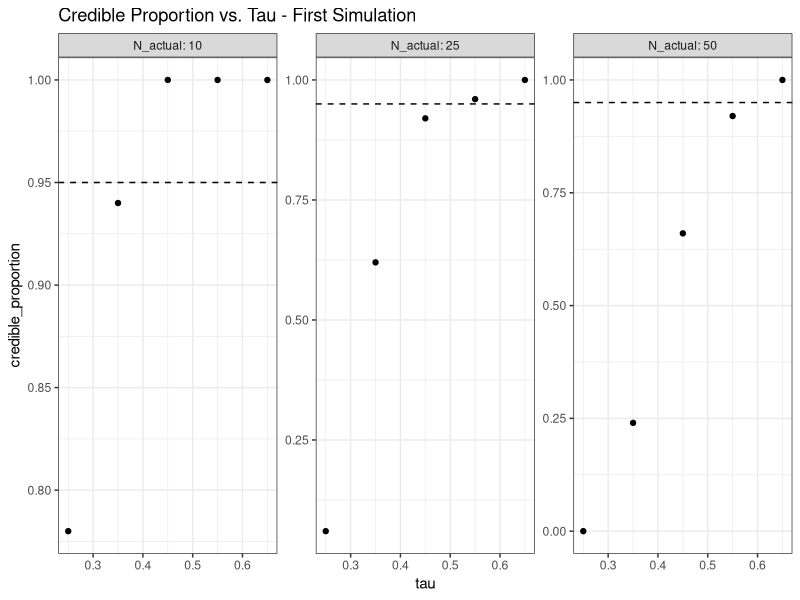
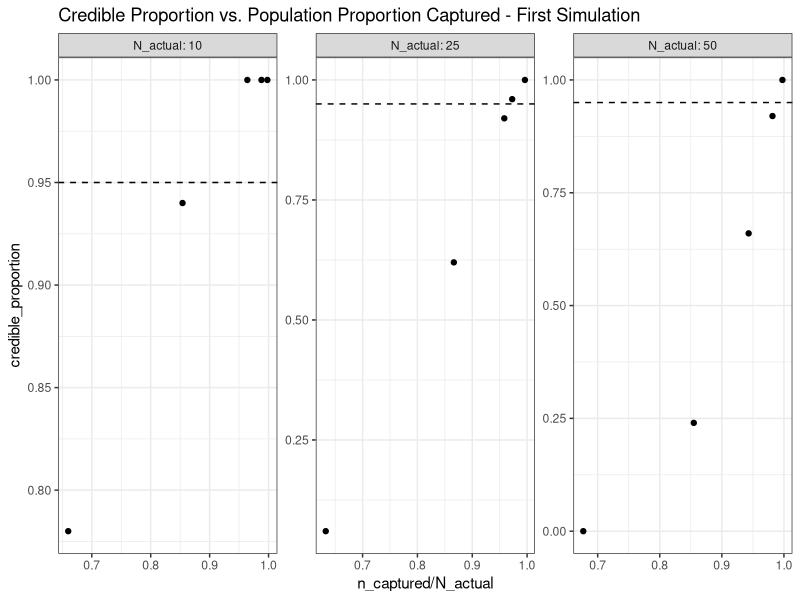
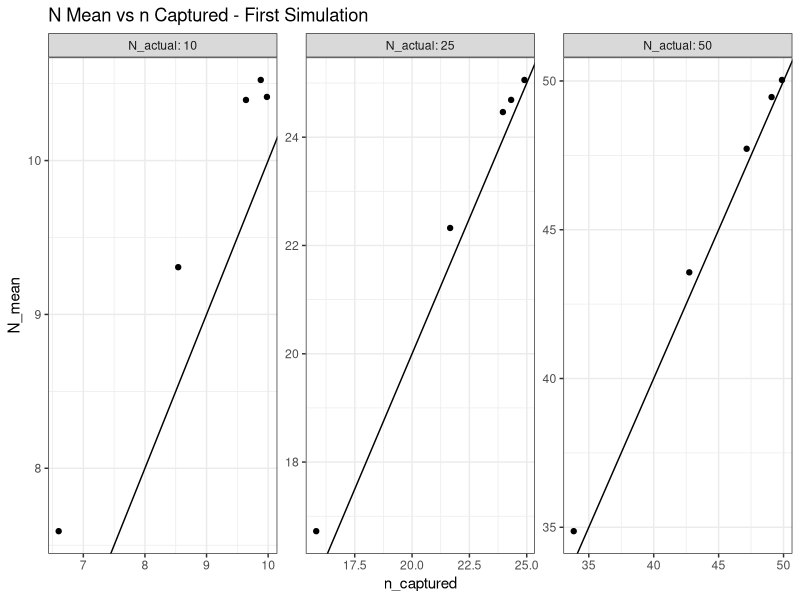
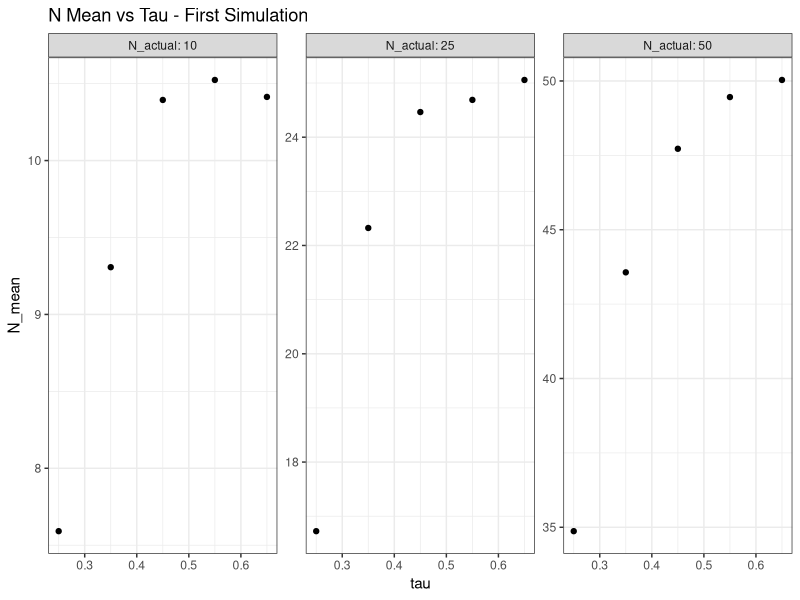
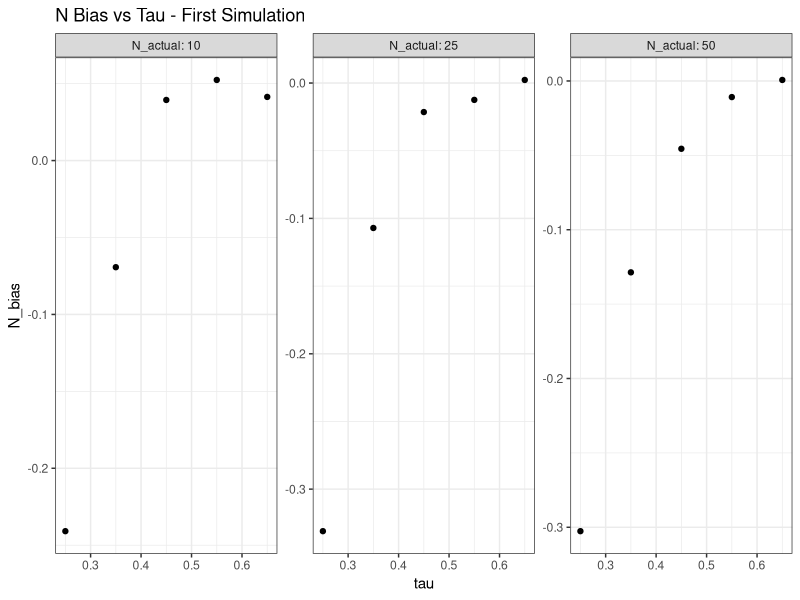
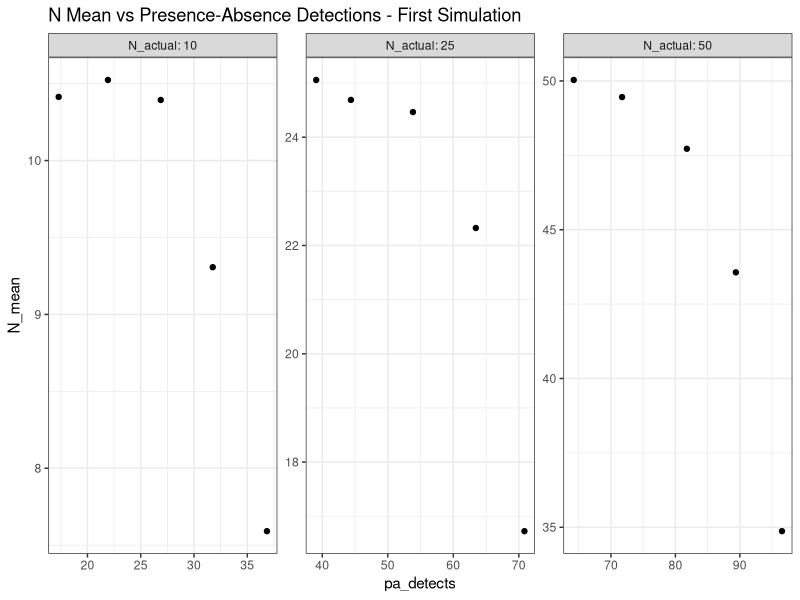
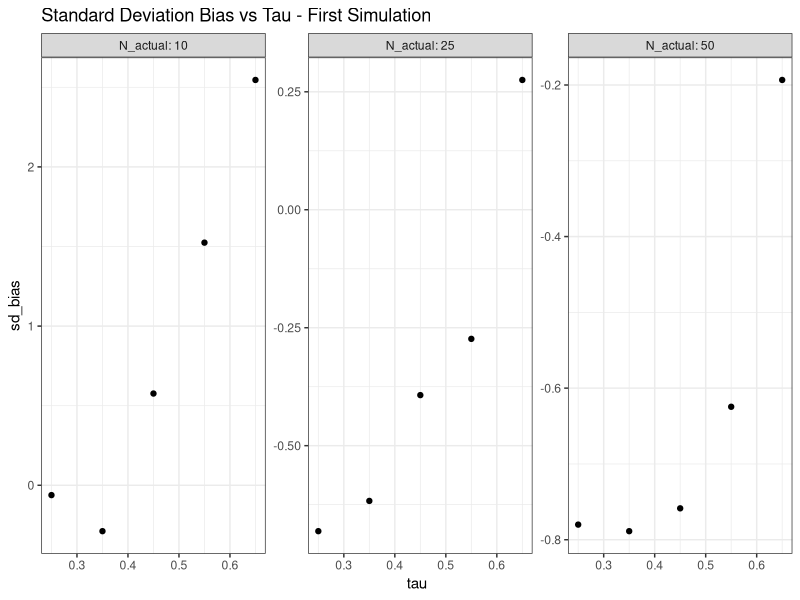
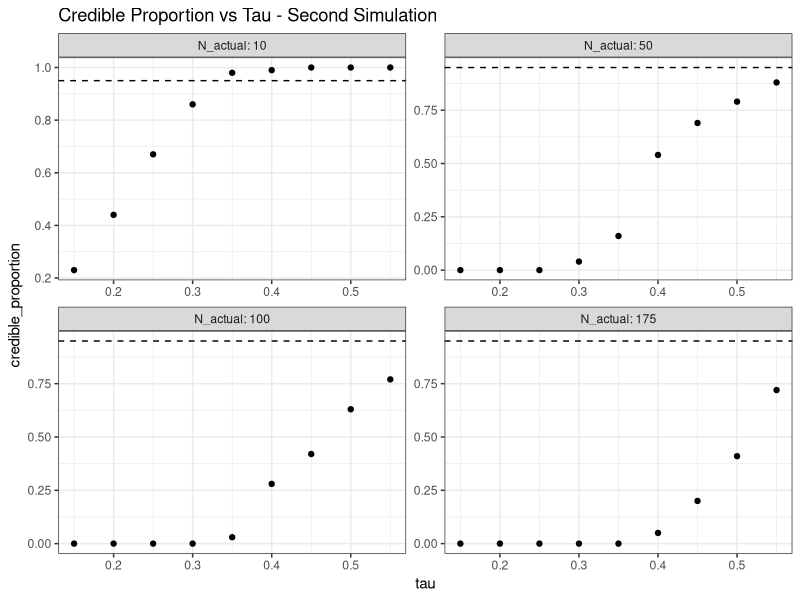

R code for these plots, in order: (Note: this script raises an error after producing the figures.)
## ---- chunk 1
knitr::opts_chunk$set(echo = FALSE)
knitr::opts_chunk$set(results = "hide")
library(ggplot2)
theme_set(theme_bw())
library(readr)
require(gridExtra)
library(cowplot)
summary_stats_SimStudy4 <- read_csv("summary_stats_SimStudy4.csv")
summary_stats_SimStudy5 <- read_csv("summary_stats_SimStudy5.csv")
summary_stats_SimStudy7 <- read_csv("summary_stats_SimStudy7.csv")
summary_stats_SimStudy8 <- read_csv("summary_stats_SimStudy8ReRun.csv")
summary_stats_SimStudy10 <- read_csv("summary_stats_SimStudy10.csv")
summary_stats_SimStudy12 <- read_csv("summary_stats_SimStudy12.csv")
## ---- chunk 2

ggplot(data = summary_stats_SimStudy4, mapping = aes(x = tau, y = credible_proportion)) +
  geom_point() +
  facet_wrap(vars(N_actual), scales = "free", labeller = label_both) +
  geom_hline(yintercept = 0.95, lty = 2) +
  ggtitle("Credible Proportion vs. Tau - First Simulation")

ggsave("SimStudy4_credible_proportion_vs_tau.png", device = "png")

ggplot(data = summary_stats_SimStudy4, mapping = aes(x = n_captured / N_actual, y = credible_proportion)) +
  geom_point() +
  facet_wrap(vars(N_actual), scales = "free", labeller = label_both) +
  geom_hline(yintercept = 0.95, lty = 2) +
  ggtitle("Credible Proportion vs. Population Proportion Captured - First Simulation")

ggsave("SimStudy4_credible_proportion_vs_pop_prop.png", device = "png")

ggplot(data = summary_stats_SimStudy4, mapping = aes(x = n_captured, y = N_mean)) +
  geom_point() +
  facet_wrap(vars(N_actual), scales = "free", labeller = label_both) +
  geom_abline(slope = 1) +
  ggtitle("N Mean vs n Captured - First Simulation")

ggsave("SimStudy4_N_mean_vs_n_captured.png", device = "png")

ggplot(data = summary_stats_SimStudy4, mapping = aes(x = tau, y = N_mean)) +
  geom_point() +
  facet_wrap(vars(N_actual), scales = "free", labeller = label_both) +
  ggtitle("N Mean vs Tau - First Simulation")
ggsave("SimStudy4_N_mean_vs_tau.png", device = "png")

ggplot(data = summary_stats_SimStudy4, mapping = aes(x = tau, y = N_bias)) +
  geom_point() +
  facet_wrap(vars(N_actual), scales = "free", labeller = label_both) +
  ggtitle("N Bias vs Tau - First Simulation")
ggsave("SimStudy4_N_bias_vs_tau.png", device = "png")

ggplot(data = summary_stats_SimStudy4, mapping = aes(x = pa_detects, y = N_mean)) +
  geom_point() +
  facet_wrap(vars(N_actual), scales = "free", labeller = label_both) +
  ggtitle("N Mean vs Presence-Absence Detections - First Simulation")
ggsave("SimStudy4_N_mean_vs_pa_detects.png", device = "png")

ggplot(data = summary_stats_SimStudy4, mapping = aes(x = tau, y = sd_bias)) +
  geom_point() +
  facet_wrap(vars(N_actual), scales = "free", labeller = label_both) +
  ggtitle("Standard Deviation Bias vs Tau - First Simulation")
ggsave("SimStudy4_sd_bias_vs_tau.png", device = "png")
## ---- chunk 3

SimStudy5 <- subset(summary_stats_SimStudy5, N_actual == 10 | N_actual == 50 | N_actual == 100 | N_actual == 175)

ggplot(data = SimStudy5, mapping = aes(x = tau, y = credible_proportion)) +
  geom_point() +
  facet_wrap(vars(N_actual), scales = "free", labeller = label_both) +
  geom_hline(yintercept = 0.95, lty = 2) +
  ggtitle("Credible Proportion vs Tau - Second Simulation")

ggsave("SimStudy5_credible_proportion_vs_tau.png", device = "png")

ggplot(data = SimStudy5, mapping = aes(x = n_captured / N_actual, y = credible_proportion)) +
  geom_point() +
  facet_wrap(vars(N_actual), scales = "free", labeller = label_both) +
  geom_hline(yintercept = 0.95, lty = 2) +
  ggtitle("Credible Proportion vs Population Proportion Captured - Second Simulation")

ggsave("SimStudy5_credible_proportion_vs_pop_prop.png", device = "png")

ggplot(data = SimStudy5, mapping = aes(x = n_captured, y = N_mean)) +
  geom_point() +
  facet_wrap(vars(N_actual), scales = "free", labeller = label_both) +
  geom_abline(slope = 1) +
  ggtitle("N Mean vs n Captured - Second Simulation")

ggsave("SimStudy5_N_mean_vs_n_captured.png", device = "png")

ggplot(data = SimStudy5, mapping = aes(x = tau, y = N_mean)) +
  geom_point() +
  facet_wrap(vars(N_actual), scales = "free", labeller = label_both) +
  ggtitle("N Mean vs Tau - Second Simulation")
ggsave("SimStudy5_N_mean_vs_tau.png", device = "png")

ggplot(data = SimStudy5, mapping = aes(x = tau, y = N_bias)) +
  geom_point() +
  facet_wrap(vars(N_actual), scales = "free", labeller = label_both) +
  ggtitle("N Bias vs Tau - Second Simulation")
ggsave("SimStudy5_N_bias_vs_tau.png", device = "png")

ggplot(data = SimStudy5, mapping = aes(x = pa_detects, y = N_mean)) +
  geom_point() +
  facet_wrap(vars(N_actual), scales = "free", labeller = label_both) +
  ggtitle("N Mean vs Presence-Absence Detections - Second Simulation")
ggsave("SimStudy5_N_mean_vs_pa_detects.png", device = "png")

ggplot(data = SimStudy5, mapping = aes(x = tau, y = sd_bias)) +
  geom_point() +
  facet_wrap(vars(N_actual), scales = "free", labeller = label_both) +
  ggtitle("Standard Deviation Bias vs Tau - Second Simulation")
ggsave("SimStudy5_sd_bias_vs_tau.png", device = "png")
## ---- chunk 4

SimStudy7 <- subset(summary_stats_SimStudy7, N_actual == 10 | N_actual == 175 & (nsites == 16 | nsites == 25))

ggplot(data = SimStudy7, mapping = aes(x = tau, y = credible_proportion)) +
  geom_point() +
  facet_wrap(vars(N_actual, ntraps), scales = "free", labeller = label_both) +
  geom_hline(yintercept = 0.95, lty = 2) +
  ggtitle("Credible Proportion vs Tau - Third Simulation")
ggsave("SimStudy7_credible_proportion_vs_tau.png", device = "png")

ggplot(data = SimStudy7, mapping = aes(x = n_captured / N_actual, y = credible_proportion)) +
  geom_point() +
  facet_wrap(vars(N_actual, ntraps), scales = "free", labeller = label_both) +
  geom_hline(yintercept = 0.95, lty = 2) +
  ggtitle("Credible Proportion vs Population Proportion Captured - Third Simulation")
ggsave("SimStudy7_credible_proportion_vs_pop_prop.png", device = "png")

ggplot(data = SimStudy7, mapping = aes(x = n_captured, y = N_mean)) +
  geom_point() +
  facet_wrap(vars(N_actual, ntraps), scales = "free", labeller = label_both) +
  geom_abline(slope = 1) +
  ggtitle("N Mean vs n Captured - Third Simulation")
ggsave("SimStudy7_N_mean_vs_n_captured.png", device = "png")

ggplot(data = SimStudy7, mapping = aes(x = tau, y = N_mean)) +
  geom_point() +
  facet_wrap(vars(N_actual, ntraps), scales = "free", labeller = label_both) +
  ggtitle("N Mean vs Tau - Third Simulation")
ggsave("SimStudy7_N_mean_vs_tau.png", device = "png")

ggplot(data = SimStudy7, mapping = aes(x = pa_detects, y = N_mean)) +
  geom_point() +
  facet_wrap(vars(N_actual, nsites), scales = "free", labeller = label_both) +
  ggtitle("N Mean vs Presence-Absence Detections - Third Simulation")
ggsave("SimStudy7_N_mean_vs_pa_detects.png", device = "png")

ggplot(data = SimStudy7, mapping = aes(x = tau, y = sd_bias)) +
  geom_point() +
  facet_wrap(vars(N_actual, ntraps, nsites), scales = "free", labeller = label_both) +
  ggtitle("Standard Deviation Bias vs Tau - Third Simulation")
ggsave("SimStudy7_sd_bias_vs_tau.png", device = "png")
## ---- chunk 5

pop_labeller <- function(x) paste0("Actual Population: ", x)

SimStudy8 <- subset(summary_stats_SimStudy8, (N_actual >= 75 & N_actual <= 200) & nsites == 100 & ntraps == 6)

ggplot(data = SimStudy8, mapping = aes(x = tau, y = credible_proportion)) +
  geom_point() +
  facet_wrap(vars(N_actual), scales = "free", labeller = as_labeller(pop_labeller)) +
  geom_hline(yintercept = 0.95, lty = 2, color = "red") +
  theme(plot.margin = margin(10, 10, 10, 10)) +
  xlab("Tau") +
  ylab("Credible Proportion")
ggsave("SimStudy8_credible_proportion_vs_tau.png", device = "png", dpi = 300)

ggplot(data = SimStudy8, mapping = aes(x = n_captured / N_actual, y = credible_proportion)) +
  geom_point() +
  facet_wrap(vars(N_actual), scales = "free", labeller = as_labeller(pop_labeller)) +
  geom_hline(yintercept = 0.95, lty = 2) +
  theme(plot.margin = margin(10, 10, 10, 10)) +
  xlab("Population Proportion Captured") +
  ylab("Credible Proportion")
ggsave("SimStudy8_credible_proportion_vs_pop_prop.png", device = "png", dpi = 300)


N_mean_n_captured_8 <- ggplot(data = SimStudy8, mapping = aes(x = n_captured, y = N_mean)) +
  geom_point() +
  facet_wrap(vars(N_actual), scales = "free", labeller = as_labeller(pop_labeller)) +
  geom_abline(slope = 1) +
  theme(plot.margin = margin(10, 10, 10, 10)) +
  ggtitle("A)")+
  xlab("Number Captured") +
  ylab("Population Estimate")
ggsave("SimStudy8_N_mean_vs_n_captured.png", device = "png", dpi = 300)

cor(SimStudy8$n_captured, SimStudy8$N_mean)


cred_width_tau_8 <- ggplot(data = SimStudy8, mapping = aes(x = tau, y = credible_width)) +
  geom_point() +
  facet_wrap(vars(N_actual), scales = "free", labeller = as_labeller(pop_labeller)) +
  theme(plot.margin = margin(10, 10, 10, 10)) +
  xlab("Tau") +
  ylab("Credible Interval Width")
ggsave("SimStudy8_cred_width_vs_tau.png", device = "png", dpi = 300)


N_mean_tau_8 <- ggplot(data = SimStudy8, mapping = aes(x = tau, y = N_mean)) +
  geom_point() +
  facet_wrap(vars(N_actual), scales = "free", labeller = as_labeller(pop_labeller)) +
  geom_hline(data = SimStudy8, aes(yintercept = N_actual), lty = 2, color = "red") +
  theme(plot.margin = margin(10, 10, 10, 10)) +
  xlab("Tau") +
  ylab("Population Estimate")
ggsave("SimStudy8_N_mean_vs_tau.png", device = "png", dpi = 300)

ggsave("SimStudy8_N_mean_cred_width_tau.png", arrangeGrob(N_mean_tau_8, cred_width_tau_8))

SimStudy8_pa <- subset(summary_stats_SimStudy8, (N_actual >= 75 & N_actual <= 200) & (nsites == 100) & ntraps == 6)
N_mean_pa_detects_8 <- ggplot(data = SimStudy8_pa, mapping = aes(x = pa_detects, y = N_mean)) +
  geom_point() +
  facet_wrap(vars(N_actual), scales = "free", labeller = as_labeller(pop_labeller)) +
  xlab("Total Presence-Absence Detections") +
  ylab("Population Estimate") +
  theme(plot.margin = margin(10, 20, 10, 10))
ggsave("SimStudy8_N_mean_vs_pa_detects.png", device = "png", dpi = 300)

pa_detects_n_captured_8 <- ggplot(data = SimStudy8_pa, mapping = aes(x = n_captured, y = pa_detects)) +
  geom_point() +
  facet_wrap(vars(N_actual), scales = "free", labeller = as_labeller(pop_labeller)) +
  theme(plot.margin = margin(10, 10, 10, 10)) +
  xlab("Number Captured") +
  ylab("Presence-Absence Detections")
ggsave("SimStudy8_pa_detections_vs_n_captured.png", device = "png", dpi = 300)

ggsave("SimStudy8_N_mean_pa_detects_n_captured.png", arrangeGrob(N_mean_pa_detects_8, pa_detects_n_captured_8))

sd_bias_tau_8 <- ggplot(data = SimStudy8, mapping = aes(x = tau, y = sd_bias)) +
  geom_point() +
  facet_wrap(vars(N_actual), scales = "free", labeller = as_labeller(pop_labeller)) +
  theme(plot.margin = margin(10, 10, 10, 10)) +
  xlab("Tau") +
  ylab("Standard Deviation Bias")
ggsave("SimStudy8_sd_bias_vs_tau.png", device = "png", dpi = 300)



sd_bias_pop_prop_8 <- ggplot(data = SimStudy8, mapping = aes(x = n_captured / N_actual, y = sd_bias)) +
  geom_point() +
  facet_wrap(vars(N_actual), scales = "free", labeller = as_labeller(pop_labeller)) +
  theme(plot.margin = margin(10, 10, 10, 10)) +
  xlab("Population Proportion Captured") +
  ylab("Standard Deviation Bias")
ggsave("SimStudy8_sd_bias_pop_prop.png", device = "png", dpi = 300)



ggplot(data = SimStudy8, mapping = aes(x = tau, y = psi0_mean)) +
  geom_point() +
  facet_wrap(vars(N_actual), scales = "free", labeller = as_labeller(pop_labeller)) +
  theme(plot.margin = margin(10, 10, 10, 10)) +
  xlab("Tau") +
  ylab("Psi Mean")
ggsave("SimStudy8_psi0_mean_tau.png", device = "png", dpi = 300)

SimStudy8_N_actual <- subset(summary_stats_SimStudy8, (nsites == 100) & ntraps == 3)

var_color <- "tau"

ggplot(data = SimStudy8_N_actual, mapping = aes(x = N_actual, y = N_mean, color = get(var_color))) +
  geom_point() +
  geom_abline(slope = 1, color = "red") +
  theme(plot.margin = margin(10, 10, 10, 10)) +
  xlab("Actual Population") +
  ylab("Population Estimate") +
  guides(color = guide_legend(title = var_color))
ggsave("SimStudy8_N_mean_vs_N_actual.png", device = "png", dpi = 300)
## ---- chunk 6

SimStudy10 <- subset(summary_stats_SimStudy10, N_actual == 200 & nsample_cap >= 8 & nsample_cap <= 10 & nsample_pa >= 8 & nsample_pa <= 10 & ntraps == 6)

ggplot(data = SimStudy10, mapping = aes(x = tau, y = credible_proportion)) +
  geom_point() +
  facet_wrap(vars(N_actual, ntraps, nsample_cap), scales = "free", labeller = label_both) +
  geom_hline(yintercept = 0.95, lty = 2) +
  ggtitle("Credible Proportion vs Tau")
ggsave("SimStudy10_credible_proportion_vs_tau.png", device = "png", height = 100, limitsize = F, dpi = 300)

ggplot(data = SimStudy10, mapping = aes(x = n_captured / N_actual, y = credible_proportion)) +
  geom_point() +
  facet_wrap(vars(N_actual, ntraps, nsample_cap), scales = "free", labeller = label_both) +
  geom_hline(yintercept = 0.95, lty = 2) +
  ggtitle("Credible Proportion vs Population Proportion Captured")
ggsave("SimStudy10_credible_proportion_vs_pop_prop.png", device = "png", dpi = 300)


ggplot(data = SimStudy10, mapping = aes(x = n_captured, y = N_mean)) +
  geom_point() +
  facet_wrap(vars(N_actual, ntraps, nsample_cap), scales = "free", labeller = label_both) +
  geom_abline(slope = 1) +
  ggtitle("N Mean vs. n Captured")
ggsave("SimStudy10_N_mean_vs_n_captured.png", device = "png", dpi = 300)

ggplot(data = SimStudy10, mapping = aes(x = tau, y = N_mean)) +
  geom_point() +
  facet_wrap(vars(N_actual, ntraps, nsample_cap), scales = "free", labeller = label_both) +
  ggtitle("N Mean vs. Tau")
ggsave("SimStudy10_N_mean_vs_tau.png", device = "png", dpi = 300)

ggplot(data = SimStudy10, mapping = aes(x = pa_detects, y = N_mean)) +
  geom_point() +
  facet_wrap(vars(tau, nsites, nsample_pa), scales = "free", labeller = label_both) +
  ggtitle("N Mean vs. Presence-Absence Detections")
ggsave("SimStudy10_N_mean_vs_pa_detects.png", device = "png", dpi = 300)

ggplot(data = SimStudy10, mapping = aes(x = tau, y = sd_bias)) +
  geom_point() +
  facet_wrap(vars(ntraps, nsample_pa, nsample_cap), scales = "free", labeller = label_both) +
  ggtitle("Standard Deviation Bias vs. Tau")
ggsave("SimStudy10_sd_bias_vs_tau.png", device = "png", dpi = 300)
## ---- chunk 7

p_labeller <- function(x) paste0("Capture Probability: ", x)

SimStudy12 <- subset(summary_stats_SimStudy12, N_actual == 500 & nsites == 64 & ntraps == 5 & delta == 1 & sigma == 1)

cred_prop_tau_12 <- ggplot(data = SimStudy12, mapping = aes(x = tau, y = credible_proportion)) +
  geom_point() +
  facet_wrap(vars(p), scales = "free", labeller = as_labeller(p_labeller)) +
  geom_hline(yintercept = 0.95, lty = 2) +
  theme(plot.margin = margin(10, 10, 10, 10)) +
  xlab("Tau") +
  ylab("Credible Proportion")
ggsave("SimStudy12_credible_proportion_vs_tau.png", device = "png", dpi = 300)

ggplot(data = SimStudy12, mapping = aes(x = n_captured / N_actual, y = credible_proportion)) +
  geom_point() +
  facet_wrap(vars(p), scales = "free", labeller = as_labeller(p_labeller)) +
  geom_hline(yintercept = 0.95, lty = 2) +
  theme(plot.margin = margin(10, 10, 10, 10)) +
  xlab("Population Proportion Captured") +
  ylab("Credible Proportion")
ggsave("SimStudy12_credible_proportion_vs_pop_prop.png", device = "png", dpi = 300)


ggplot(data = SimStudy12, mapping = aes(x = tau, y = credible_width)) +
  geom_point() +
  facet_wrap(vars(p), scales = "free", labeller = as_labeller(p_labeller)) +
  theme(plot.margin = margin(10, 10, 10, 10)) +
  xlab("Tau") +
  ylab("Credible Interval Width")
ggsave("SimStudy12_cred_width_vs_tau.png", device = "png", dpi = 300)



N_mean_n_captured_12 <- ggplot(data = SimStudy12, mapping = aes(x = n_captured, y = N_mean)) +
  geom_point() +
  facet_wrap(vars(p), scales = "free", labeller = as_labeller(p_labeller)) +
  geom_abline(slope = 1) +
  theme(plot.margin = margin(10, 10, 10, 10)) +
  ggtitle("B)")+
  xlab("Number Captured") +
  ylab("Population Estimate")
ggsave("SimStudy12_N_mean_vs_n_captured.png", device = "png", dpi = 300)

ggsave("N_mean_n_captured_8_12.png", arrangeGrob(N_mean_n_captured_8, N_mean_n_captured_12), height = 10)


cor(SimStudy12$n_captured, SimStudy12$N_mean)

ggplot(data = SimStudy12, mapping = aes(x = tau, y = N_mean)) +
  geom_point() +
  geom_hline(yintercept = 500, linetype = "dashed", color = "red") +
  facet_wrap(vars(p), scales = "free", labeller = as_labeller(p_labeller)) +
  theme(plot.margin = margin(10, 10, 10, 10)) +
  xlab("Tau") +
  ylab("Population Estimate")
ggsave("SimStudy12_N_mean_vs_tau.png", device = "png", dpi = 300)


SimStudy12_pa <- subset(summary_stats_SimStudy12, (N_actual == 10) & (nsites == 64) & ntraps == 5 & delta == 1 & sigma == 1)
ggplot(data = SimStudy12_pa, mapping = aes(x = pa_detects, y = N_mean)) +
  geom_point() +
  facet_wrap(vars(p), scales = "free", labeller = as_labeller(p_labeller)) +
  xlab("Total Presence-Absence Detections") +
  ylab("Population Estimate") +
  theme(plot.margin = margin(10, 20, 10, 10))
ggsave("SimStudy12_N_mean_vs_pa_detects.png", device = "png", dpi = 300)

ggplot(data = SimStudy12_pa, mapping = aes(x = n_captured, y = pa_detects)) +
  geom_point() +
  facet_wrap(vars(p), scales = "free", labeller = as_labeller(p_labeller)) +
  theme(plot.margin = margin(10, 10, 10, 10)) +
  xlab("Number Captured") +
  ylab("Presence-Absence Detections")
ggsave("SimStudy12_pa_detections_vs_n_captured.png", device = "png", dpi = 300)


sd_bias_tau_12 <- ggplot(data = SimStudy12, mapping = aes(x = tau, y = sd_bias)) +
  geom_point() +
  facet_wrap(vars(p), scales = "free", labeller = as_labeller(p_labeller)) +
  theme(plot.margin = margin(10, 10, 10, 10)) +
  xlab("Tau") +
  ylab("Standard Deviation Bias")
ggsave("SimStudy12_sd_bias_vs_tau.png", device = "png", dpi = 300)


ggsave("sd_bias_tau_8_12.png", device = "png", dpi = 300, arrangeGrob(sd_bias_tau_8, sd_bias_tau_12))

sd_bias_pop_prop_12 <- ggplot(data = SimStudy12, mapping = aes(x = n_captured / N_actual, y = sd_bias)) +
  geom_point() +
  facet_wrap(vars(p), scales = "free", labeller = as_labeller(p_labeller)) +
  theme(plot.margin = margin(10, 10, 10, 10)) +
  xlab("Population Proportion Captured") +
  ylab("Standard Deviation Bias")
ggsave("SimStudy12_sd_bias_pop_prop.png", device = "png", dpi = 300)

ggsave("sd_bias_pop_prop_8_12.png", device = "png", dpi = 300, arrangeGrob(sd_bias_pop_prop_8, sd_bias_pop_prop_12))

ggplot(data = SimStudy12, mapping = aes(x = tau, y = psi0_mean)) +
  geom_point() +
  facet_wrap(vars(p), scales = "free", labeller = as_labeller(p_labeller)) +
  theme(plot.margin = margin(10, 10, 10, 10)) +
  xlab("Tau") +
  ylab("Psi Mean")
ggsave("SimStudy12_psi0_mean_tau.png", device = "png", dpi = 300)


SimStudy12_delta_sigma <- subset(summary_stats_SimStudy12, N_actual == 500 & nsites == 64 & ntraps == 5 & p == 0.75)

cor(SimStudy12_delta_sigma$n_captured, SimStudy12_delta_sigma$N_mean)

N_mean_n_captured_delta_sigma_12 <- ggplot(data = SimStudy12_delta_sigma, mapping = aes(x = n_captured, y = N_mean)) +
  geom_point() +
  facet_wrap(vars(delta, sigma), scales = "free", labeller = label_both) +
  geom_abline(slope = 1) +
  theme(plot.margin = margin(10, 10, 10, 10)) +
  xlab("Number Captured") +
  ylab("Population Estimate")
ggsave("SimStudy12_N_mean_vs_n_captured_delta_sigma.png", device = "png", dpi = 300)
